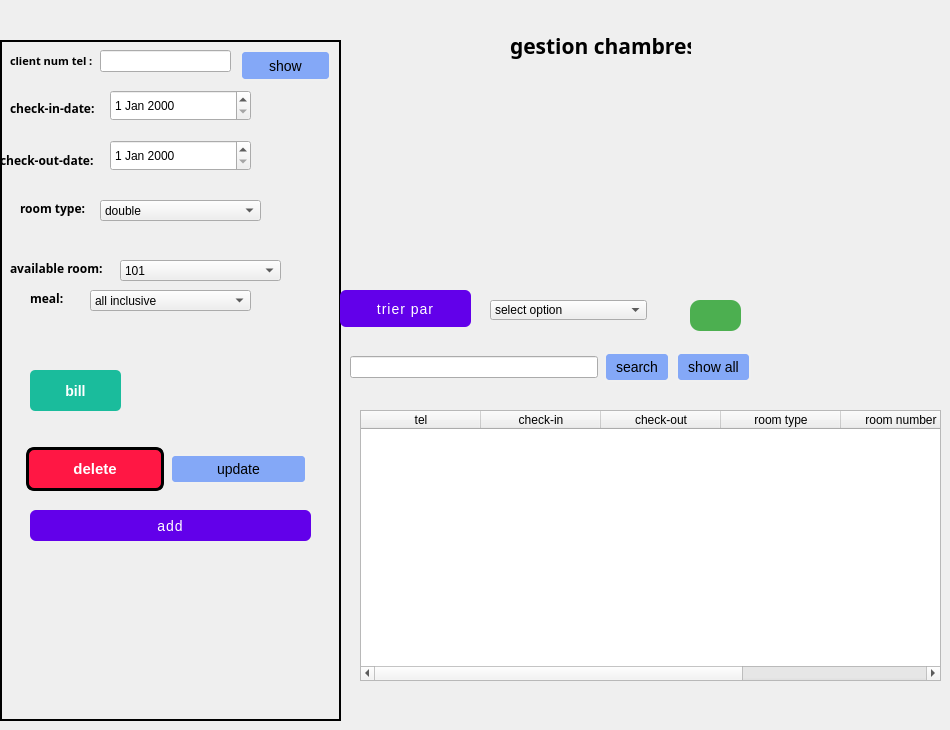
    <widget class="QWidget" name="profile_page_2">
     <widget class="QLabel" name="label_95">
      <property name="geometry">
       <rect>
        <x>0</x>
        <y>40</y>
        <width>341</width>
        <height>681</height>
       </rect>
      </property>
      <property name="styleSheet">
       <string notr="true">border: 2px solid black;</string>
      </property>
      <property name="text">
       <string/>
      </property>
     </widget>
     <widget class="QLabel" name="label_96">
      <property name="geometry">
       <rect>
        <x>10</x>
        <y>40</y>
        <width>91</width>
        <height>41</height>
       </rect>
      </property>
      <property name="font">
       <font>
        <family>Segoe UI Black</family>
        <pointsize>8</pointsize>
        <bold>true</bold>
       </font>
      </property>
      <property name="text">
       <string>client num tel :</string>
      </property>
     </widget>
     <widget class="QLineEdit" name="lineEdit_28">
      <property name="geometry">
       <rect>
        <x>100</x>
        <y>50</y>
        <width>131</width>
        <height>22</height>
       </rect>
      </property>
     </widget>
     <widget class="QLabel" name="label_97">
      <property name="geometry">
       <rect>
        <x>10</x>
        <y>100</y>
        <width>101</width>
        <height>16</height>
       </rect>
      </property>
      <property name="font">
       <font>
        <family>Segoe UI Black</family>
        <bold>true</bold>
       </font>
      </property>
      <property name="text">
       <string>check-in-date:</string>
      </property>
     </widget>
     <widget class="QDateEdit" name="dateEdit_3">
      <property name="geometry">
       <rect>
        <x>110</x>
        <y>90</y>
        <width>141</width>
        <height>31</height>
       </rect>
      </property>
     </widget>
     <widget class="QLabel" name="label_98">
      <property name="geometry">
       <rect>
        <x>0</x>
        <y>150</y>
        <width>111</width>
        <height>21</height>
       </rect>
      </property>
      <property name="font">
       <font>
        <family>Segoe UI Black</family>
        <bold>true</bold>
       </font>
      </property>
      <property name="text">
       <string>check-out-date:</string>
      </property>
     </widget>
     <widget class="QDateEdit" name="dateEdit_4">
      <property name="geometry">
       <rect>
        <x>110</x>
        <y>140</y>
        <width>141</width>
        <height>31</height>
       </rect>
      </property>
     </widget>
     <widget class="QLabel" name="label_99">
      <property name="geometry">
       <rect>
        <x>20</x>
        <y>200</y>
        <width>81</width>
        <height>16</height>
       </rect>
      </property>
      <property name="font">
       <font>
        <family>Segoe UI Black</family>
        <bold>true</bold>
       </font>
      </property>
      <property name="text">
       <string>room type:</string>
      </property>
     </widget>
     <widget class="QComboBox" name="comboBox_6">
      <property name="geometry">
       <rect>
        <x>100</x>
        <y>200</y>
        <width>161</width>
        <height>21</height>
       </rect>
      </property>
      <item>
       <property name="text">
        <string>double</string>
       </property>
      </item>
      <item>
       <property name="text">
        <string>single</string>
       </property>
      </item>
      <item>
       <property name="text">
        <string>duplex</string>
       </property>
      </item>
     </widget>
     <widget class="QLabel" name="label_100">
      <property name="geometry">
       <rect>
        <x>10</x>
        <y>260</y>
        <width>101</width>
        <height>16</height>
       </rect>
      </property>
      <property name="font">
       <font>
        <family>Segoe UI Black</family>
        <bold>true</bold>
       </font>
      </property>
      <property name="text">
       <string>available room:</string>
      </property>
     </widget>
     <widget class="QComboBox" name="comboBox_10">
      <property name="geometry">
       <rect>
        <x>120</x>
        <y>260</y>
        <width>161</width>
        <height>21</height>
       </rect>
      </property>
      <item>
       <property name="text">
        <string>101</string>
       </property>
      </item>
      <item>
       <property name="text">
        <string>102</string>
       </property>
      </item>
      <item>
       <property name="text">
        <string>103</string>
       </property>
      </item>
      <item>
       <property name="text">
        <string>104</string>
       </property>
      </item>
      <item>
       <property name="text">
        <string>106</string>
       </property>
      </item>
      <item>
       <property name="text">
        <string>120</string>
       </property>
      </item>
     </widget>
     <widget class="QLabel" name="label_101">
      <property name="geometry">
       <rect>
        <x>30</x>
        <y>290</y>
        <width>55</width>
        <height>16</height>
       </rect>
      </property>
      <property name="font">
       <font>
        <family>Segoe UI Black</family>
        <bold>true</bold>
       </font>
      </property>
      <property name="text">
       <string>meal:</string>
      </property>
     </widget>
     <widget class="QComboBox" name="comboBox_11">
      <property name="geometry">
       <rect>
        <x>90</x>
        <y>290</y>
        <width>161</width>
        <height>21</height>
       </rect>
      </property>
      <item>
       <property name="text">
        <string>all inclusive</string>
       </property>
      </item>
      <item>
       <property name="text">
        <string>all inclusive soft</string>
       </property>
      </item>
      <item>
       <property name="text">
        <string>breakfast</string>
       </property>
      </item>
      <item>
       <property name="text">
        <string>lunch</string>
       </property>
      </item>
      <item>
       <property name="text">
        <string>dinner</string>
       </property>
      </item>
     </widget>
     <widget class="QPushButton" name="pushButton_71">
      <property name="geometry">
       <rect>
        <x>30</x>
        <y>370</y>
        <width>91</width>
        <height>41</height>
       </rect>
      </property>
      <property name="styleSheet">
       <string notr="true">QPushButton {
    background-color: #1abc9c;
    color: white;
    border: none;
    border-radius: 5px;
    padding: 10px 20px;
    font-size: 14px;
    font-weight: bold;
}
QPushButton:hover {
    background-color: #16a085;
}
QPushButton:pressed {
    background-color: #148f77;
    padding-left: 12px;
    padding-top: 12px;
}
</string>
      </property>
      <property name="text">
       <string>bill</string>
      </property>
     </widget>
     <widget class="QLabel" name="label_102">
      <property name="geometry">
       <rect>
        <x>510</x>
        <y>10</y>
        <width>181</width>
        <height>71</height>
       </rect>
      </property>
      <property name="font">
       <font>
        <family>Script MT Bold</family>
        <pointsize>16</pointsize>
        <bold>true</bold>
       </font>
      </property>
      <property name="text">
       <string>gestion chambres</string>
      </property>
     </widget>
     <widget class="QTableWidget" name="tableWidget_6">
      <property name="geometry">
       <rect>
        <x>360</x>
        <y>410</y>
        <width>581</width>
        <height>271</height>
       </rect>
      </property>
      <property name="focusPolicy">
       <enum>Qt::FocusPolicy::NoFocus</enum>
      </property>
      <property name="showGrid">
       <bool>false</bool>
      </property>
      <attribute name="horizontalHeaderMinimumSectionSize">
       <number>50</number>
      </attribute>
      <attribute name="horizontalHeaderDefaultSectionSize">
       <number>120</number>
      </attribute>
      <attribute name="horizontalHeaderStretchLastSection">
       <bool>true</bool>
      </attribute>
      <attribute name="verticalHeaderVisible">
       <bool>false</bool>
      </attribute>
      <column>
       <property name="text">
        <string>tel</string>
       </property>
      </column>
      <column>
       <property name="text">
        <string>check-in</string>
       </property>
      </column>
      <column>
       <property name="text">
        <string>check-out</string>
       </property>
      </column>
      <column>
       <property name="text">
        <string>room type</string>
       </property>
      </column>
      <column>
       <property name="text">
        <string>room number</string>
       </property>
      </column>
      <column>
       <property name="text">
        <string>meal</string>
       </property>
      </column>
     </widget>
     <widget class="QPushButton" name="pushButton_72">
      <property name="geometry">
       <rect>
        <x>240</x>
        <y>50</y>
        <width>91</width>
        <height>31</height>
       </rect>
      </property>
      <property name="styleSheet">
       <string notr="true">  font-size: 14px;
    padding: 5px 10px;
    border: 2px solid #f0f0f0;
    border-radius: 5px;
    background-color: #84a8f7;</string>
      </property>
      <property name="text">
       <string>show</string>
      </property>
     </widget>
     <widget class="QWidget" name="layoutWidget_9">
      <property name="geometry">
       <rect>
        <x>10</x>
        <y>440</y>
        <width>313</width>
        <height>58</height>
       </rect>
      </property>
      <layout class="QHBoxLayout" name="horizontalLayout_16">
       <property name="leftMargin">
        <number>16</number>
       </property>
       <property name="rightMargin">
        <number>16</number>
       </property>
       <item>
        <widget class="QPushButton" name="pushButton_73">
         <property name="styleSheet">
          <string notr="true">QPushButton {
    background-color: #ff1744;
    color: white;
    border: 3px solid #000000;
    border-radius: 8px;
    padding: 10px 25px;
    font-size: 15px;
    font-weight: bold;
    box-shadow: 5px 5px 0 #000000;
    transition: box-shadow 0.2s ease, background-color 0.2s ease;
}
QPushButton:hover {
    background-color: #f01440;
    box-shadow: 3px 3px 0 #000000;
}
QPushButton:pressed {
    background-color: #d01235;
    box-shadow: 1px 1px 0 #000000;
}
</string>
         </property>
         <property name="text">
          <string>delete</string>
         </property>
        </widget>
       </item>
       <item>
        <widget class="QPushButton" name="pushButton_74">
         <property name="styleSheet">
          <string notr="true">  font-size: 14px;
    padding: 5px 10px;
    border: 2px solid #f0f0f0;
    border-radius: 5px;
    background-color: #84a8f7;</string>
         </property>
         <property name="text">
          <string>update</string>
         </property>
        </widget>
       </item>
      </layout>
     </widget>
     <widget class="QWidget" name="layoutWidget_10">
      <property name="geometry">
       <rect>
        <x>350</x>
        <y>350</y>
        <width>401</width>
        <height>35</height>
       </rect>
      </property>
      <layout class="QHBoxLayout" name="horizontalLayout_26">
       <item>
        <widget class="QLineEdit" name="lineEdit_29">
         <property name="styleSheet">
          <string notr="true">QLineEdit:focus{
border: 1px solid #8b86aa;
background-color:#343155;
}</string>
         </property>
        </widget>
       </item>
       <item>
        <widget class="QPushButton" name="pushButton_75">
         <property name="styleSheet">
          <string notr="true">  font-size: 14px;
    padding: 5px 10px;
    border: 2px solid #f0f0f0;
    border-radius: 5px;
    background-color: #84a8f7;</string>
         </property>
         <property name="text">
          <string>search</string>
         </property>
        </widget>
       </item>
       <item>
        <widget class="QPushButton" name="pushButton_76">
         <property name="styleSheet">
          <string notr="true">  font-size: 14px;
    padding: 5px 10px;
    border: 2px solid #f0f0f0;
    border-radius: 5px;
    background-color: #84a8f7;</string>
         </property>
         <property name="text">
          <string>show all</string>
         </property>
        </widget>
       </item>
      </layout>
     </widget>
     <widget class="QPushButton" name="pushButton_77">
      <property name="geometry">
       <rect>
        <x>30</x>
        <y>510</y>
        <width>281</width>
        <height>31</height>
       </rect>
      </property>
      <property name="styleSheet">
       <string notr="true">QPushButton {
    background-color: #6200ea;
    color: white;
    border-radius: 6px;
    padding: 10px 24px;
    font-size: 14px;
    letter-spacing: 1px;
    text-transform: uppercase;
    transition: background-color 0.3s ease;
}
QPushButton:hover {
    background-color: #3700b3;
}
QPushButton:pressed {
    background-color: #30009c;
}</string>
      </property>
      <property name="text">
       <string>add</string>
      </property>
     </widget>
     <widget class="QComboBox" name="comboBox_26">
      <property name="geometry">
       <rect>
        <x>490</x>
        <y>300</y>
        <width>157</width>
        <height>20</height>
       </rect>
      </property>
      <item>
       <property name="text">
        <string>select option</string>
       </property>
      </item>
      <item>
       <property name="text">
        <string>contact</string>
       </property>
      </item>
      <item>
       <property name="text">
        <string>room no</string>
       </property>
      </item>
     </widget>
     <widget class="QPushButton" name="pushButton_78">
      <property name="geometry">
       <rect>
        <x>690</x>
        <y>300</y>
        <width>51</width>
        <height>31</height>
       </rect>
      </property>
      <property name="styleSheet">
       <string notr="true">QPushButton {
    background-color: #4CAF50;        /* Green background */
    color: white;                     /* White text */
    border: none;                     /* No border for a clean look */
    border-radius: 10px;              /* Rounded corners */
    padding: 10px 20px;               /* Padding */
    font-size: 16px;                  /* Text size */
    font-weight: bold;                /* Bold text */
    box-shadow: 3px 3px 10px rgba(0, 0, 0, 0.3); /* Shadow effect */
}

QPushButton:hover {
    background-color: #45a049;        /* Darker green on hover */
}

QPushButton:pressed {
    background-color: #3e8e41;        /* Darker green on press */
}

QPushButton:disabled {
    background-color: #cccccc;        /* Gray background when disabled */
    color: #666666;                   /* Gray text when disabled */
}
</string>
      </property>
      <property name="text">
       <string/>
      </property>
      <property name="icon">
       <iconset>
        <normaloff>:/new/prefix1/m/pngtree-vector-pie-chart-icon-png-image_4894574.jpg</normaloff>:/new/prefix1/m/pngtree-vector-pie-chart-icon-png-image_4894574.jpg</iconset>
      </property>
      <property name="iconSize">
       <size>
        <width>50</width>
        <height>50</height>
       </size>
      </property>
     </widget>
     <widget class="QPushButton" name="pushButton_79">
      <property name="geometry">
       <rect>
        <x>340</x>
        <y>290</y>
        <width>131</width>
        <height>37</height>
       </rect>
      </property>
      <property name="styleSheet">
       <string notr="true">QPushButton {
    background-color: #6200ea;
    color: white;
    border-radius: 6px;
    padding: 10px 24px;
    font-size: 14px;
    letter-spacing: 1px;
    text-transform: uppercase;
    transition: background-color 0.3s ease;
}
QPushButton:hover {
    background-color: #3700b3;
}
QPushButton:pressed {
    background-color: #30009c;
}</string>
      </property>
      <property name="text">
       <string>trier par</string>
      </property>
     </widget>
    </widget>
